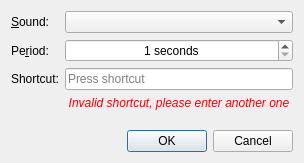
<?xml version="1.0" encoding="UTF-8"?>
<ui version="4.0">
 <class>DlgNewTimer</class>
 <widget class="QDialog" name="DlgNewTimer">
  <property name="geometry">
   <rect>
    <x>0</x>
    <y>0</y>
    <width>281</width>
    <height>163</height>
   </rect>
  </property>
  <property name="windowTitle">
   <string>Timer parameters</string>
  </property>
  <layout class="QVBoxLayout" name="verticalLayout">
   <item>
    <layout class="QFormLayout" name="flayoutParams">
     <property name="fieldGrowthPolicy">
      <enum>QFormLayout::AllNonFixedFieldsGrow</enum>
     </property>
     <item row="0" column="0">
      <widget class="QLabel" name="labelSound">
       <property name="text">
        <string>&amp;Sound:</string>
       </property>
       <property name="buddy">
        <cstring>comboSound</cstring>
       </property>
      </widget>
     </item>
     <item row="0" column="1">
      <widget class="QComboBox" name="comboSound">
       <property name="sizeAdjustPolicy">
        <enum>QComboBox::AdjustToContents</enum>
       </property>
      </widget>
     </item>
     <item row="1" column="0">
      <widget class="QLabel" name="labelPeriod">
       <property name="text">
        <string>Pe&amp;riod:</string>
       </property>
       <property name="buddy">
        <cstring>spinPeriod</cstring>
       </property>
      </widget>
     </item>
     <item row="1" column="1">
      <widget class="QSpinBox" name="spinPeriod">
       <property name="alignment">
        <set>Qt::AlignCenter</set>
       </property>
       <property name="suffix">
        <string> seconds</string>
       </property>
       <property name="minimum">
        <number>1</number>
       </property>
      </widget>
     </item>
     <item row="2" column="0">
      <widget class="QLabel" name="labelShortcut">
       <property name="text">
        <string>Shortcut:</string>
       </property>
       <property name="buddy">
        <cstring>editShortcut</cstring>
       </property>
      </widget>
     </item>
     <item row="2" column="1">
      <widget class="QKeySequenceEdit" name="editShortcut"/>
     </item>
     <item row="3" column="1">
      <widget class="QLabel" name="labelInvalidShortcut">
       <property name="enabled">
        <bool>false</bool>
       </property>
       <property name="font">
        <font>
         <italic>true</italic>
        </font>
       </property>
       <property name="styleSheet">
        <string notr="true">color: rgb(255, 0, 0);</string>
       </property>
       <property name="text">
        <string> Invalid shortcut, please enter another one </string>
       </property>
       <property name="alignment">
        <set>Qt::AlignCenter</set>
       </property>
      </widget>
     </item>
    </layout>
   </item>
   <item>
    <spacer name="vspacerLayout">
     <property name="orientation">
      <enum>Qt::Vertical</enum>
     </property>
     <property name="sizeType">
      <enum>QSizePolicy::Fixed</enum>
     </property>
     <property name="sizeHint" stdset="0">
      <size>
       <width>20</width>
       <height>10</height>
      </size>
     </property>
    </spacer>
   </item>
   <item>
    <layout class="QHBoxLayout" name="hlayoutButtons">
     <item>
      <spacer name="hspacerButtons">
       <property name="orientation">
        <enum>Qt::Horizontal</enum>
       </property>
       <property name="sizeHint" stdset="0">
        <size>
         <width>40</width>
         <height>20</height>
        </size>
       </property>
      </spacer>
     </item>
     <item>
      <widget class="QPushButton" name="buttonOK">
       <property name="text">
        <string>OK</string>
       </property>
      </widget>
     </item>
     <item>
      <widget class="QPushButton" name="buttonCancel">
       <property name="text">
        <string>Cancel</string>
       </property>
      </widget>
     </item>
    </layout>
   </item>
  </layout>
 </widget>
 <tabstops>
  <tabstop>comboSound</tabstop>
  <tabstop>spinPeriod</tabstop>
  <tabstop>editShortcut</tabstop>
  <tabstop>buttonOK</tabstop>
  <tabstop>buttonCancel</tabstop>
 </tabstops>
 <resources/>
 <connections/>
</ui>
